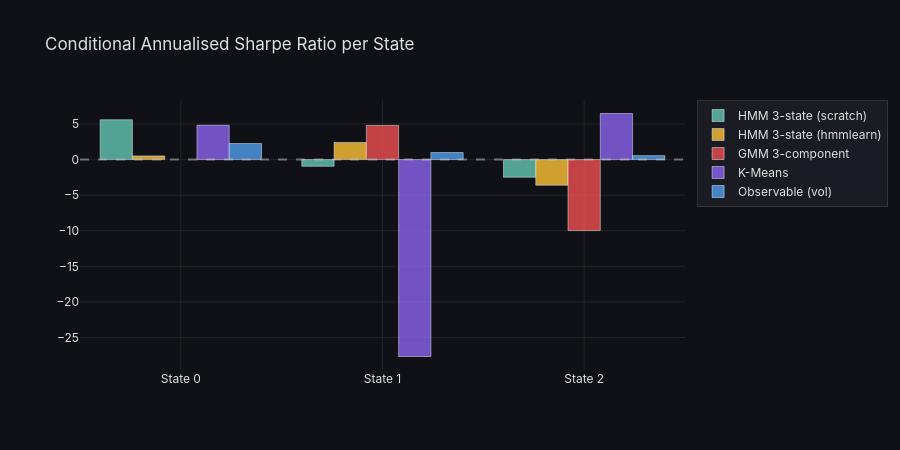

Write notebook code for a chart like this one.
### Markdown cell above
## 7. Conditional Sharpe Ratios per State

### Code cell
from utils.metrics import conditional_sharpe

fig = go.Figure()
for idx, (name, lab) in enumerate(all_labels.items()):
    sharpes = conditional_sharpe(X_1d_train, lab)
    states  = sorted(sharpes.keys())
    vals    = [sharpes[s] for s in states]
    fig.add_trace(go.Bar(
        name=name,
        x=[f"State {s}" for s in states],
        y=vals,
        marker_color=colours_bar[idx % len(colours_bar)],
    ))
fig.add_hline(y=0, line_dash="dash", line_color="rgba(200,200,200,0.5)")
fig.update_layout(title="Conditional Annualised Sharpe Ratio per State",
                  barmode="group", height=450, **_DARK_LAYOUT)
fig.show()

### Figure 1 — Plotly figure (JSON) as saved in the notebook; plotly's stock layout.template omitted (floating-point values rounded to 4 significant figures)
{"data": [{"marker": {"color": "rgba(99,200,180,0.8)"}, "name": "HMM 3-state (scratch)", "type": "bar", "x": ["State 0", "State 1", "State 2"], "y": [5.599, -0.9353, -2.47]}, {"marker": {"color": "rgba(255,195,55,0.8)"}, "name": "HMM 3-state (hmmlearn)", "type": "bar", "x": ["State 0", "State 1", "State 2"], "y": [0.5189, 2.402, -3.592]}, {"marker": {"color": "rgba(240,80,80,0.8)"}, "name": "GMM 3-component", "type": "bar", "x": ["State 0", "State 1", "State 2"], "y": [null, 4.799, -9.976]}, {"marker": {"color": "rgba(140,100,240,0.8)"}, "name": "K-Means", "type": "bar", "x": ["State 0", "State 1", "State 2"], "y": [4.818, -27.68, 6.479]}, {"marker": {"color": "rgba(80,160,240,0.8)"}, "name": "Observable (vol)", "type": "bar", "x": ["State 0", "State 1", "State 2"], "y": [2.257, 0.9871, 0.5515]}], "layout": {"barmode": "group", "font": {"color": "#e0e0e0", "family": "Inter, Arial, sans-serif"}, "height": 450, "legend": {"bgcolor": "rgba(30,30,40,0.8)", "bordercolor": "rgba(80,80,80,0.5)", "borderwidth": 1}, "paper_bgcolor": "rgba(15,17,22,1)", "plot_bgcolor": "rgba(15,17,22,1)", "shapes": [{"line": {"color": "rgba(200,200,200,0.5)", "dash": "dash"}, "type": "line", "x0": 0, "x1": 1, "xref": "x domain", "y0": 0, "y1": 0, "yref": "y"}], "title": {"text": "Conditional Annualised Sharpe Ratio per State"}, "xaxis": {"gridcolor": "rgba(80,80,80,0.3)", "showgrid": true, "zeroline": false}, "yaxis": {"gridcolor": "rgba(80,80,80,0.3)", "showgrid": true, "zeroline": false}}}
